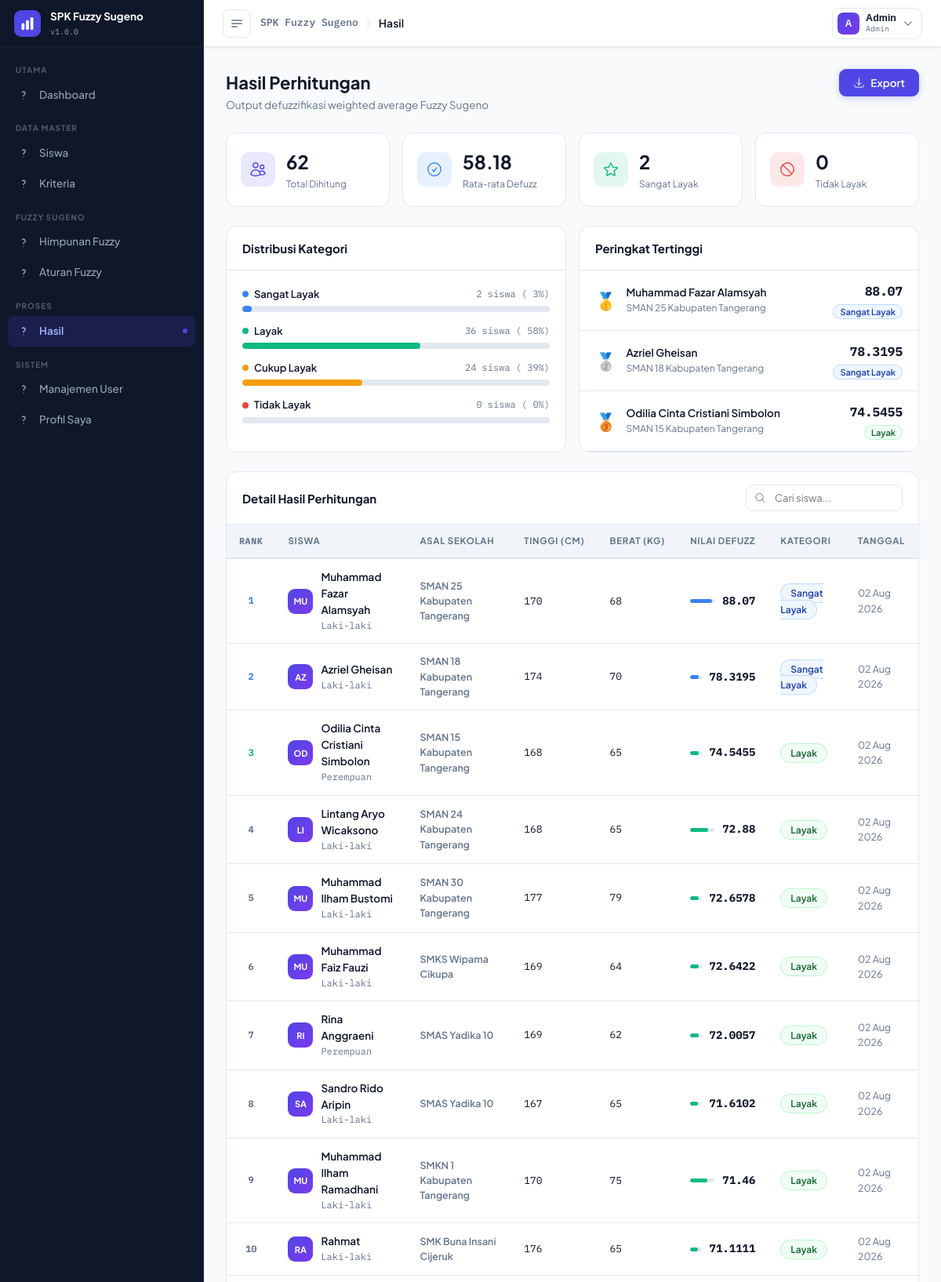
Screenshot of /app.php?page=hasil (signed in, upper part) with the database file from the repository.
### tables this page shows
CREATE TABLE `hasil_perhitungan` (
  `id_hasil` bigint(100) NOT NULL,
  `id_siswa` int(11) NOT NULL,
  `nilai_defuzzifikasi` float NOT NULL,
  `kategori` varchar(100) NOT NULL,
  `tanggal_hitung` timestamp NOT NULL DEFAULT current_timestamp(),
  `id_user` int(11) DEFAULT NULL
);

CREATE TABLE `siswa` (
  `id_siswa` int(11) NOT NULL,
  `name` varchar(250) DEFAULT NULL,
  `email` varchar(100) DEFAULT NULL,
  `asal_sekolah` varchar(255) DEFAULT NULL,
  `jenis_kelamin` enum('L','P') NOT NULL,
  `tinggi_badan` int(11) DEFAULT NULL,
  `berat_badan` int(11) DEFAULT NULL
);

### pages/hasil/Hasil.php (the view, shortened to what this page needs)
<?php
require_once 'config/DBConfig.php';
$kategoriMeta = [
  'Sangat Layak' => ['bg' => '#eff6ff', 'text' => '#1e40af', 'border' => '#bfdbfe', 'bar' => '#3b82f6', 'dot' => '#3b82f6'],
  'Layak' => ['bg' => '#f0fdf4', 'text' => '#166534', 'border' => '#bbf7d0', 'bar' => '#10b981', 'dot' => '#10b981'],
  'Cukup Layak' => ['bg' => '#fffbeb', 'text' => '#92400e', 'border' => '#fde68a', 'bar' => '#f59e0b', 'dot' => '#f59e0b'],
  'Tidak Layak' => ['bg' => '#fef2f2', 'text' => '#991b1b', 'border' => '#fecaca', 'bar' => '#ef4444', 'dot' => '#ef4444'],
];
if ($conn) {
  $stmt = $conn->query("SELECT
	  hp.id_hasil,
	  s.name as siswa,
	  s.asal_sekolah as asal_sekolah,
	  s.jenis_kelamin as jk ,
	  s.tinggi_badan as tinggi,
	  s.berat_badan as berat,
    hp.nilai_defuzzifikasi as defuzz,
    hp.kategori,
    hp.tanggal_hitung as tgl
  FROM hasil_perhitungan hp
  INNER JOIN siswa s ON s.id_siswa = hp.id_siswa"
  );
  $hasilList = $stmt->fetchAll();
}
$groups = array_count_values(array_column($hasilList, 'kategori'));
$avgDefuzz = round(array_sum(array_column($hasilList, 'defuzz')) / count($hasilList), 2);
?>
<div class="page-header">
  <div>
    <h1 class="page-title">Hasil Perhitungan</h1>
    <p class="page-subtitle">Output defuzzifikasi weighted average Fuzzy Sugeno</p>
  </div>
  <div style="display:flex;gap:8px;">
    <button class="btn btn-primary" onclick="openModal('modalExport')">
      <svg xmlns="http://www.w3.org/2000/svg" fill="none" viewBox="0 0 24 24" stroke-width="1.5" stroke="currentColor">
        <path stroke-linecap="round" stroke-linejoin="round"
          d="M3 16.5v2.25A2.25 2.25 0 0 0 5.25 21h13.5A2.25 2.25 0 0 0 21 18.75V16.5M16.5 12 12 16.5m0 0L7.5 12m4.5 4.5V3" />
      </svg>
      Export
    </button>
  </div>
</div>
<div class="stats-grid hidden-print" style="margin-bottom:24px;">
  <div class="stat-card" style="--icon-color:var(--primary)">
    <div class="stat-card-icon">
    </div>
    <div><span class="stat-card-value">
        <?= count($hasilList) ?>
      </span><span class="stat-card-label">Total Dihitung</span></div>
  </div>
  <div class="stat-card" style="--icon-color:var(--info)">
    <div class="stat-card-icon">
      <svg xmlns="http://www.w3.org/2000/svg" fill="none" viewBox="0 0 24 24" stroke-width="1.5" stroke="currentColor">
        <path stroke-linecap="round" stroke-linejoin="round"
          d="M9 12.75 11.25 15 15 9.75M21 12a9 9 0 1 1-18 0 9 9 0 0 1 18 0Z" />
      </svg>
    </div>
    <div><span class="stat-card-value">
        <?= $avgDefuzz ?>
      </span><span class="stat-card-label">Rata-rata Defuzz</span></div>
  </div>
  <div class="stat-card" style="--icon-color:var(--success)">
    <div class="stat-card-icon">
    </div>
    <div><span class="stat-card-value">
        <?= $groups['Sangat Layak'] ?? 0 ?>
      </span><span class="stat-card-label">Sangat Layak</span></div>
  </div>
  <div class="stat-card" style="--icon-color:var(--danger)">
    <div class="stat-card-icon">
      <svg xmlns="http://www.w3.org/2000/svg" fill="none" viewBox="0 0 24 24" stroke-width="1.5" stroke="currentColor">
        <path stroke-linecap="round" stroke-linejoin="round"
          d="M18.364 18.364A9 9 0 0 0 5.636 5.636m12.728 12.728A9 9 0 0 1 5.636 5.636m12.728 12.728L5.636 5.636" />
      </svg>
    </div>
    <div><span class="stat-card-value">
        <?= $groups['Tidak Layak'] ?? 0 ?>
      </span><span class="stat-card-label">Tidak Layak</span></div>
  </div>
</div>
<div style="display:grid;grid-template-columns:1fr 1fr;gap:16px;margin-bottom:24px; " class="hidden-print">
  <div class="card">
    <div class="card-header">
      <div class="card-title">Distribusi Kategori</div>
    </div>
    <div class="card-body">
      <?php
      $total = count($hasilList);
      foreach ($kategoriMeta as $kat => $meta):
        $jumlah = $groups[$kat] ?? 0;
        $pct = $total > 0 ? round($jumlah / $total * 100) : 0;
        ?>
        <div style="margin-bottom:14px;">
          <div style="display:flex;justify-content:space-between;align-items:center;margin-bottom:5px;">
            <span style="font-size:13px;font-weight:600;color:var(--text);display:flex;align-items:center;gap:7px;">
              <span style="width:8px;height:8px;border-radius:50%;background:<?= $meta['dot'] ?>;"></span>
              <?= $kat ?>
            </span>
            <span style="font-size:12px;font-family:'IBM Plex Mono',monospace;color:var(--text-muted);">
              <?= $jumlah ?> siswa (
              <?= $pct ?>%)
            </span>
          </div>
          <div style="height:8px;border-radius:4px;background:var(--border);overflow:hidden;">
            <div
              style="height:100%;width:<?= $pct ?>%;background:<?= $meta['bar'] ?>;border-radius:4px;transition:width .6s ease;">
            </div>
          </div>
        </div>
      <?php endforeach; ?>
    </div>
  </div>
  <div class="card">
    <div class="card-header">
      <div class="card-title">Peringkat Tertinggi</div>
    </div>
    <div class="card-body" style="padding:0;">
      <?php
      $sorted = $hasilList;
      usort($sorted, fn($a, $b) => $b['defuzz'] <=> $a['defuzz']);
      foreach (array_slice($sorted, 0, 3) as $ri => $r):
        $meta = $kategoriMeta[$r['kategori']] ?? $kategoriMeta['Layak'];
        $medals = ['🥇', '🥈', '🥉'];
        ?>
        <div style="display:flex;align-items:center;gap:12px;padding:14px 20px;border-bottom:1px solid var(--border);">
          <span style="font-size:22px;">
            <?= $medals[$ri] ?>
          </span>
          <div style="flex:1;">
            <div style="font-weight:600;font-size:13.5px;color:var(--text);">
              <?= $r['siswa'] ?>
            </div>
            <div style="font-size:12px;color:var(--text-muted);">
              <?= $r['asal_sekolah'] ?>
            </div>
          </div>
          <div style="text-align:right;">
            <div style="font-family:'IBM Plex Mono',monospace;font-size:16px;font-weight:700;color:var(--text);">
              <?= $r['defuzz'] ?>
            </div>
            <span
              style="padding:2px 8px;border-radius:10px;font-size:11px;font-weight:600;background:<?= $meta['bg'] ?>;color:<?= $meta['text'] ?>;border:1px solid <?= $meta['border'] ?>;">
              <?= $r['kategori'] ?>
            </span>
          </div>
        </div>
      <?php endforeach; ?>
    </div>
  </div>
</div>
<div class="card">
  <div class="card-header">
    <div class="card-title">Detail Hasil Perhitungan</div>
    <div style="position:relative;">
      <input type="text" class="form-control" placeholder="Cari siswa..."
        style="padding:8px 13px 8px 36px;font-size:13px;width:200px;" oninput="filterHasil(this.value)">
    </div>
  </div>
  <div class="table-wrapper" style="border:none;border-radius:0;">
    <table class="data-table" id="hasilTable">
      <thead>
        <tr>
          <th class="td-no">Rank</th>
          <th>Siswa</th>
          <th>Asal Sekolah</th>
          <th>Tinggi (cm)</th>
          <th>Berat (kg)</th>
          <th>Nilai Defuzz</th>
          <th>Kategori</th>
          <th>Tanggal</th>
        </tr>
      </thead>
      <tbody>
        <?php
        $ranked = $hasilList;
        usort($ranked, fn($a, $b) => $b['defuzz'] <=> $a['defuzz']);
        foreach ($ranked as $ri => $h):
          $meta = $kategoriMeta[$h['kategori']] ?? $kategoriMeta['Layak'];
          $pct = $h['defuzz'];
          ?>
          <tr>
            <td class="td-no">
              <span style="font-weight:700;color:<?= $ri < 3 ? $meta['dot'] : 'var(--text-muted)' ?>;">
                <?= $ri + 1 ?>
              </span>
            </td>
            <td>
              <div class="user-cell">
                <div class="user-initials" style="width:32px;height:32px;font-size:11px;">
                  <?= strtoupper(substr($h['siswa'], 0, 2)) ?>
                </div>
                <div>
                  <div class="user-name">
                    <?= $h['siswa'] ?>
                  </div>
                  <div class="user-email">
                    <?= $h['jk'] === 'L' ? 'Laki-laki' : 'Perempuan' ?>
                  </div>
                </div>
              </div>
            </td>
            <td style="font-size:12.5px;color:var(--text-muted);font-weight:600;">
              <?= $h['asal_sekolah'] ?>
            </td>
            <td style="font-family:'IBM Plex Mono',monospace;font-size:13px;">
              <?= $h['tinggi'] ?>
            </td>
            <td style="font-family:'IBM Plex Mono',monospace;font-size:13px;">
              <?= $h['berat'] ?>
            </td>
            <td>
              <div style="display:flex;align-items:center;gap:10px;">
                <div style="flex:1;max-width:80px;">
                  <div style="height:5px;border-radius:3px;background:var(--border);overflow:hidden;">
                    <div style="height:100%;width:<?= $pct ?>%;background:<?= $meta['bar'] ?>;border-radius:3px;"></div>
                  </div>
                </div>
                <span style="font-family:'IBM Plex Mono',monospace;font-size:14px;font-weight:700;color:var(--text);">
                  <?= $h['defuzz'] ?>
                </span>
              </div>
            </td>
            <td>
              <span
                style="padding:4px 12px;border-radius:20px;font-size:12px;font-weight:600;background:<?= $meta['bg'] ?>;color:<?= $meta['text'] ?>;border:1px solid <?= $meta['border'] ?>;">
                <?= $h['kategori'] ?>
              </span>
            </td>
            <td style="font-size:12.5px;color:var(--text-muted);">
              <?= date('d M Y', strtotime($h['tgl'])) ?>
            </td>
          </tr>
        <?php endforeach; ?>
      </tbody>
    </table>
  </div>
</div>

### rows the page displays
hasil_perhitungan: ri "🥇", id_siswa.name "Muhammad Fazar Alamsyah", id_siswa.asal_sekolah "SMAN 25 Kabupaten Tangerang", nilai_defuzzifikasi "88.07", kategori "Sangat Layak", id_siswa.name "MU", shows "Laki-laki", id_siswa.tinggi_badan "170", id_siswa.berat_badan "68", tanggal_hitung "02 Aug 2026"
hasil_perhitungan: ri "🥈", id_siswa.name "Azriel Gheisan", id_siswa.asal_sekolah "SMAN 18 Kabupaten Tangerang", nilai_defuzzifikasi "78.3195", kategori "Sangat Layak", id_siswa.name "AZ", shows "Laki-laki", id_siswa.tinggi_badan "174", id_siswa.berat_badan "70", tanggal_hitung "02 Aug 2026"
hasil_perhitungan: ri "🥉", id_siswa.name "Odilia Cinta Cristiani Simbolon", id_siswa.asal_sekolah "SMAN 15 Kabupaten Tangerang", nilai_defuzzifikasi "74.5455", kategori "Layak", id_siswa.name "OD", shows "Perempuan", id_siswa.tinggi_badan "168", id_siswa.berat_badan "65", tanggal_hitung "02 Aug 2026"
hasil_perhitungan: id_siswa.name "LI", id_siswa.name "Lintang Aryo Wicaksono", shows "Laki-laki", id_siswa.asal_sekolah "SMAN 24 Kabupaten Tangerang", id_siswa.tinggi_badan "168", id_siswa.berat_badan "65", nilai_defuzzifikasi "72.88", kategori "Layak", tanggal_hitung "02 Aug 2026"
hasil_perhitungan: id_siswa.name "MU", id_siswa.name "Muhammad Ilham Bustomi", shows "Laki-laki", id_siswa.asal_sekolah "SMAN 30 Kabupaten Tangerang", id_siswa.tinggi_badan "177", id_siswa.berat_badan "79", nilai_defuzzifikasi "72.6578", kategori "Layak", tanggal_hitung "02 Aug 2026"
hasil_perhitungan: id_siswa.name "MU", id_siswa.name "Muhammad Faiz Fauzi", shows "Laki-laki", id_siswa.asal_sekolah "SMKS Wipama Cikupa", id_siswa.tinggi_badan "169", id_siswa.berat_badan "64", nilai_defuzzifikasi "72.6422", kategori "Layak", tanggal_hitung "02 Aug 2026"
hasil_perhitungan: id_siswa.name "RI", id_siswa.name "Rina Anggraeni", shows "Perempuan", id_siswa.asal_sekolah "SMAS Yadika 10", id_siswa.tinggi_badan "169", id_siswa.berat_badan "62", nilai_defuzzifikasi "72.0057", kategori "Layak", tanggal_hitung "02 Aug 2026"
hasil_perhitungan: id_siswa.name "SA", id_siswa.name "Sandro Rido Aripin", shows "Laki-laki", id_siswa.asal_sekolah "SMAS Yadika 10", id_siswa.tinggi_badan "167", id_siswa.berat_badan "65", nilai_defuzzifikasi "71.6102", kategori "Layak", tanggal_hitung "02 Aug 2026"
hasil_perhitungan: id_siswa.name "MU", id_siswa.name "Muhammad Ilham Ramadhani", shows "Laki-laki", id_siswa.asal_sekolah "SMKN 1 Kabupaten Tangerang", id_siswa.tinggi_badan "170", id_siswa.berat_badan "75", nilai_defuzzifikasi "71.46", kategori "Layak", tanggal_hitung "02 Aug 2026"
hasil_perhitungan: id_siswa.name "RA", id_siswa.name "Rahmat", shows "Laki-laki", id_siswa.asal_sekolah "SMK Buna Insani Cijeruk", id_siswa.tinggi_badan "176", id_siswa.berat_badan "65", nilai_defuzzifikasi "71.1111", kategori "Layak", tanggal_hitung "02 Aug 2026"

### other values shown
APP_NAME "SPK Fuzzy Sugeno"
APP_VERSION "1.0.0"
$group['group'] "UTAMA"
$item['label'] "Dashboard"
$group['group'] "DATA MASTER"
$item['label'] "Siswa"
$item['label'] "Kriteria"
$group['group'] "FUZZY SUGENO"
$item['label'] "Himpunan Fuzzy"
$item['label'] "Aturan Fuzzy"
$group['group'] "PROSES"
$item['label'] "Hasil"
$group['group'] "SISTEM"
$item['label'] "Manajemen User"
$item['label'] "Profil Saya"
